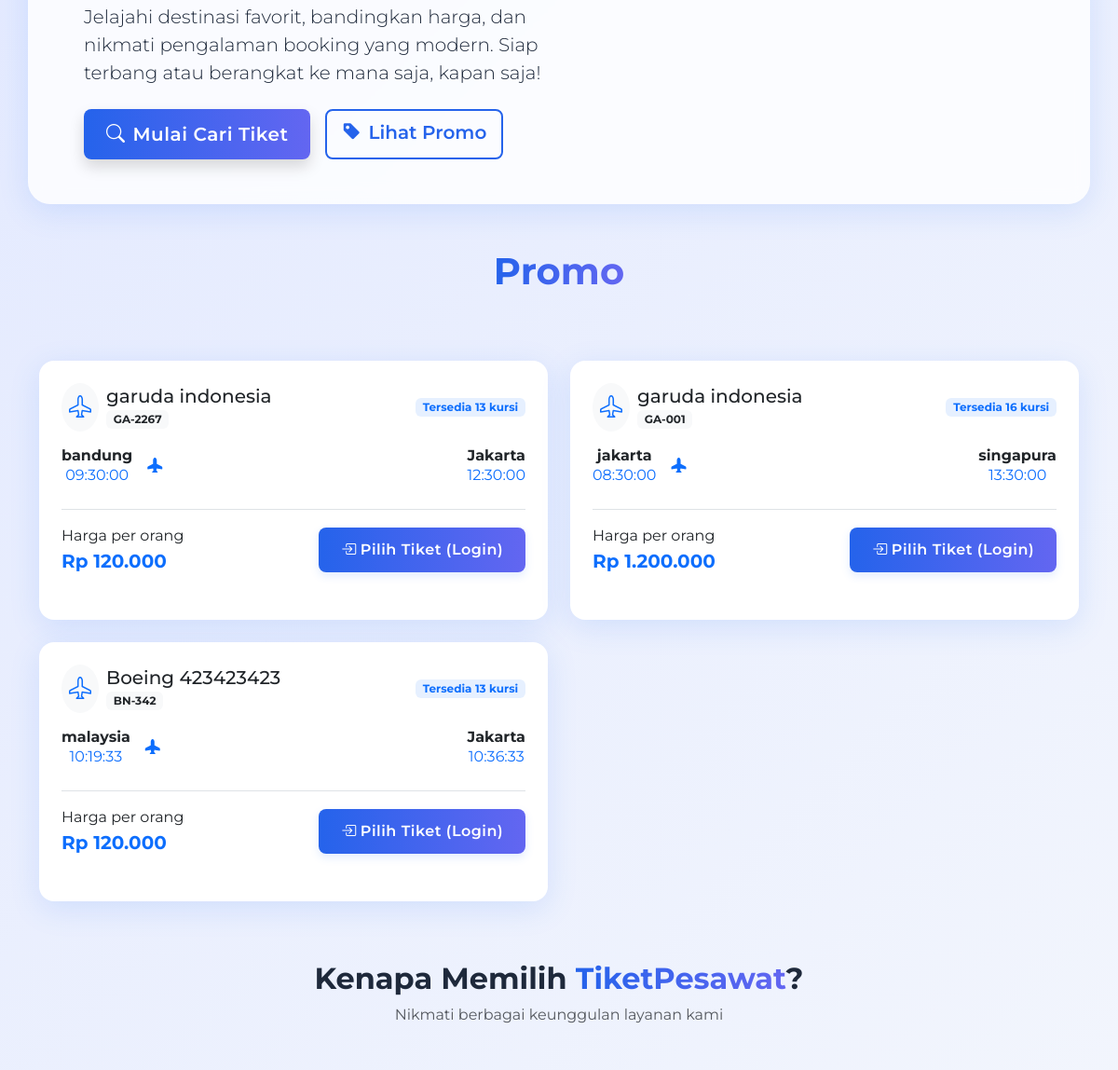
Before: / (middle part) with the older database file.
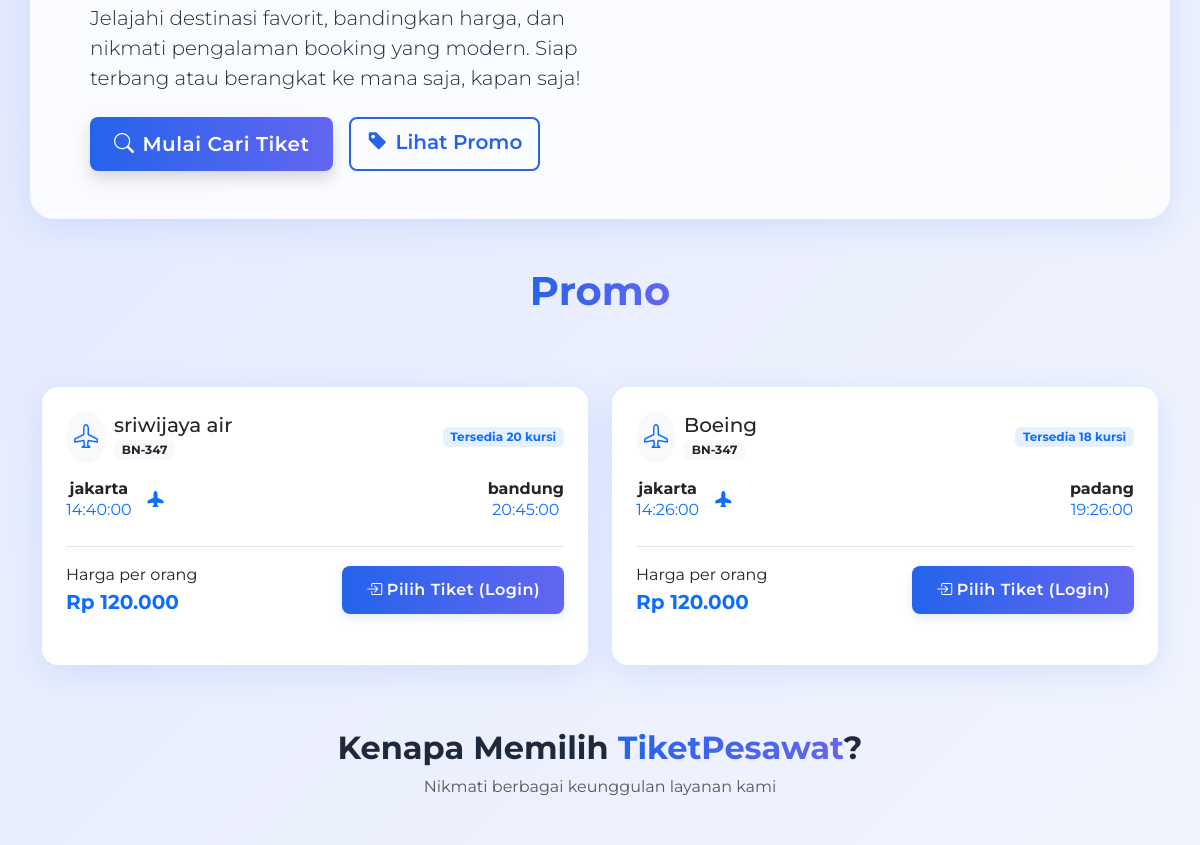
After: the same page with the newer database file.
### tables this page shows
CREATE TABLE `pesawat` (
  `id` int NOT NULL,
  `nama` varchar(50) NOT NULL,
  `no_penerbangan` varchar(50) NOT NULL,
  `asal` varchar(50) NOT NULL,
  `tujuan` varchar(50) NOT NULL,
  `tanggal_berangkat` date DEFAULT NULL,
  `waktu_berangkat` time DEFAULT NULL,
  `harga` decimal(12,2) NOT NULL,
  `created_at` timestamp NOT NULL DEFAULT CURRENT_TIMESTAMP,
  `updated_at` timestamp NOT NULL DEFAULT CURRENT_TIMESTAMP,
  `waktu_tiba` time DEFAULT NULL,
  `kursi_tersedia` int NOT NULL
);

### navbar.php (called while the page is built, shortened)
<?php
function get_user_role()
{
    return isset($_SESSION["role"]) ? $_SESSION["role"] : "guest";
}
$user_role = get_user_role();
$is_logged_in = ($user_role !== 'guest');
?>

### index.php (the view, shortened to what the changed rows need)
<?php
include "./koneksi.php";
$query = "SELECT * FROM pesawat ORDER BY created_at DESC LIMIT 4";
$result_pesawat = $mysql->query($query)->fetch_all(MYSQLI_ASSOC);
?>
<!DOCTYPE html>
<html lang="id">
<head>
    <link href="https://cdn.jsdelivr.net/npm/bootstrap@5.3.3/dist/css/bootstrap.min.css" rel="stylesheet">
    <link rel="stylesheet" href="https://cdn.jsdelivr.net/npm/bootstrap-icons@1.11.1/font/bootstrap-icons.css">
    <link rel="stylesheet" href="./assets/css/style.css">
    <link rel="stylesheet" href="https://cdnjs.cloudflare.com/ajax/libs/animate.css/4.1.1/animate.min.css" />
</head>
<body>
    <?php
    include "navbar.php";
    ?>
    <section class="container">
        <div class="search-results">
            <div class="row g-4" data-animate="animate-fade-in">
                <?php
                foreach ($result_pesawat as $pesawat) {
                    $rupiah = "Rp " . number_format($pesawat["harga"], 0, ",", ".");
                ?>
                    <div class="col-md-6" data-animate="animate-fade-in">
                        <div class="result-card card h-100">
                            <div class="card-body p-4">
                                <div class="d-flex justify-content-between align-items-center mb-3">
                                    <div class="d-flex align-items-center">
                                        <div class="airline-logo me-2 rounded-circle bg-light p-2">
                                            <i class="bi bi-airplane text-primary" style="font-size: 1.5rem;"></i>
                                        </div>
                                        <div>
                                            <h5 class="card-title mb-0"><?= $pesawat["nama"] ?></h5>
                                            <span class="badge bg-light text-dark"><?= $pesawat["no_penerbangan"] ?></span>
                                        </div>
                                    </div>
                                    <span class="badge bg-primary bg-opacity-10 text-primary"><?= "Tersedia " . $pesawat["kursi_tersedia"] . " kursi" ?? 'Tidak ada kursi tersedia' ?></span>
                                </div>
                                <div class="flight-route d-flex justify-content-between align-items-center mb-4 position-relative">
                                    <div class="text-center">
                                        <h6 class="fw-bold mb-0"><?= $pesawat["asal"] ?></h6>
                                        <p class="mb-0 text-primary"><?= $pesawat["waktu_berangkat"] ?></p>
                                    </div>
                                    <div class="flight-line position-relative flex-grow-1 mx-3">
                                        <div class="flight-icon">
                                            <i class="bi bi-airplane-fill text-primary"></i>
                                        </div>
                                    </div>
                                    <div class="text-center">
                                        <h6 class="fw-bold mb-0"><?= $pesawat["tujuan"] ?></h6>
                                        <p class="mb-0 text-primary"><?= $pesawat["waktu_tiba"] ?></p>
                                    </div>
                                </div>
                                <div class="d-flex justify-content-between align-items-center mt-3 pt-3 border-top">
                                    <div>
                                        <p class="mb-0">Harga per orang</p>
                                        <p class="card-text fw-bold text-primary mb-0 fs-5"><?= $rupiah ?></p>
                                    </div>
                                    <?php
                                    $isBooking = [];
                                    if (!empty($isBooking)) {
                                    ?>
                                        <button class="btn btn-primary" disabled>
                                            <i class="bi bi-x-circle me-1"></i><?= ucfirst($isBooking[0]["status"]) ?>
                                        </button>
                                    <?php
                                    } elseif ($is_logged_in) {
                                    ?>
                                        <a href="./konfirmasi.php?pesawat=<?= $pesawat["id"] ?>" class="btn btn-primary">
                                            <i class="bi bi-check-circle me-1"></i>Pilih Tiket
                                        </a>
                                    <?php
                                    } else {
                                    ?>
                                        <a href="./login.php" class="btn btn-primary">
                                            <i class="bi bi-box-arrow-in-right me-1"></i>Pilih Tiket (Login)
                                        </a>
                                    <?php
                                    }
                                    ?>
                                </div>
                            </div>
                        </div>
                    </div>
                <?php
                }
                ?>
            </div>
        </div>
    </section>
    <section class="container py-5 mt-3">
        <div class="text-center mb-5 animate__animated animate__fadeIn">
            <h2 class="fw-bold">Kenapa Memilih <span class="text-primary-gradient">TiketPesawat</span>?</h2>
        </div>
    </section>
</body>
</html>

Changed rows visible on the page:
removed pesawat: nama "garuda indonesia", no_penerbangan "GA-2267", kursi_tersedia "Tersedia 13 kursi", asal "bandung", waktu_berangkat "09:30:00", tujuan "Jakarta", waktu_tiba "12:30:00", harga "Rp 120.000"
removed pesawat: nama "garuda indonesia", no_penerbangan "GA-001", kursi_tersedia "Tersedia 16 kursi", asal "jakarta", waktu_berangkat "08:30:00", tujuan "singapura", waktu_tiba "13:30:00", harga "Rp 1.200.000"
removed pesawat: nama "Boeing 423423423", no_penerbangan "BN-342", kursi_tersedia "Tersedia 13 kursi", asal "malaysia", waktu_berangkat "10:19:33", tujuan "Jakarta", waktu_tiba "10:36:33", harga "Rp 120.000"
added pesawat: nama "sriwijaya air", no_penerbangan "BN-347", kursi_tersedia "Tersedia 20 kursi", asal "jakarta", waktu_berangkat "14:40:00", tujuan "bandung", waktu_tiba "20:45:00", harga "Rp 120.000"
added pesawat: nama "Boeing", no_penerbangan "BN-347", kursi_tersedia "Tersedia 18 kursi", asal "jakarta", waktu_berangkat "14:26:00", tujuan "padang", waktu_tiba "19:26:00", harga "Rp 120.000"
